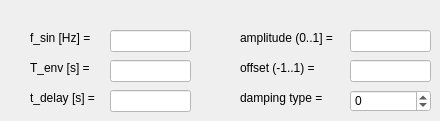
    <widget class="QWidget" name="SignalTabSinDampSin">
     <attribute name="title">
      <string>SinDampSin</string>
     </attribute>
     <widget class="QLineEdit" name="SinDampSinAmplitEdit">
      <property name="geometry">
       <rect>
        <x>350</x>
        <y>30</y>
        <width>81</width>
        <height>22</height>
       </rect>
      </property>
      <property name="styleSheet">
       <string notr="true">QLineEdit:focus{ background-color: rgb(127, 255, 127) } 
QLineEdit{ background-color: rgb(255, 255, 255) }</string>
      </property>
     </widget>
     <widget class="QLabel" name="SinDampSinAmplitLabel">
      <property name="geometry">
       <rect>
        <x>240</x>
        <y>30</y>
        <width>101</width>
        <height>16</height>
       </rect>
      </property>
      <property name="text">
       <string>amplitude (0..1] =</string>
      </property>
     </widget>
     <widget class="QLineEdit" name="SinDampSinOffsetEdit">
      <property name="geometry">
       <rect>
        <x>350</x>
        <y>60</y>
        <width>81</width>
        <height>22</height>
       </rect>
      </property>
      <property name="styleSheet">
       <string notr="true">QLineEdit:focus{ background-color: rgb(127, 255, 127) } 
QLineEdit{ background-color: rgb(255, 255, 255) }</string>
      </property>
     </widget>
     <widget class="QLabel" name="SinDampSinOffsetLabel">
      <property name="geometry">
       <rect>
        <x>240</x>
        <y>60</y>
        <width>91</width>
        <height>16</height>
       </rect>
      </property>
      <property name="text">
       <string>offset (-1..1) =</string>
      </property>
     </widget>
     <widget class="QLineEdit" name="SinDampSinTDelayEdit">
      <property name="geometry">
       <rect>
        <x>110</x>
        <y>90</y>
        <width>81</width>
        <height>22</height>
       </rect>
      </property>
      <property name="styleSheet">
       <string notr="true">QLineEdit:focus{ background-color: rgb(127, 255, 127) } 
QLineEdit{ background-color: rgb(255, 255, 255) }</string>
      </property>
     </widget>
     <widget class="QLabel" name="SinDampSinTDelayLabel">
      <property name="geometry">
       <rect>
        <x>30</x>
        <y>90</y>
        <width>71</width>
        <height>16</height>
       </rect>
      </property>
      <property name="text">
       <string>t_delay [s] =</string>
      </property>
     </widget>
     <widget class="QLabel" name="SinDampSinTEnvLabel">
      <property name="geometry">
       <rect>
        <x>30</x>
        <y>60</y>
        <width>71</width>
        <height>16</height>
       </rect>
      </property>
      <property name="text">
       <string>T_env [s] =</string>
      </property>
     </widget>
     <widget class="QLineEdit" name="SinDampSinTEnvEdit">
      <property name="geometry">
       <rect>
        <x>110</x>
        <y>60</y>
        <width>81</width>
        <height>22</height>
       </rect>
      </property>
      <property name="styleSheet">
       <string notr="true">QLineEdit:focus{ background-color: rgb(127, 255, 127) } 
QLineEdit{ background-color: rgb(255, 255, 255) }</string>
      </property>
     </widget>
     <widget class="QLineEdit" name="SinDampSinFreqSinEdit">
      <property name="geometry">
       <rect>
        <x>110</x>
        <y>30</y>
        <width>81</width>
        <height>22</height>
       </rect>
      </property>
      <property name="styleSheet">
       <string notr="true">QLineEdit:focus{ background-color: rgb(127, 255, 127) } 
QLineEdit{ background-color: rgb(255, 255, 255) }</string>
      </property>
     </widget>
     <widget class="QLabel" name="SinDampSinFreqSinLabel">
      <property name="geometry">
       <rect>
        <x>30</x>
        <y>30</y>
        <width>71</width>
        <height>16</height>
       </rect>
      </property>
      <property name="text">
       <string>f_sin [Hz] =</string>
      </property>
     </widget>
     <widget class="QSpinBox" name="SinDampSinDampingTypeSpin">
      <property name="geometry">
       <rect>
        <x>350</x>
        <y>90</y>
        <width>81</width>
        <height>22</height>
       </rect>
      </property>
      <property name="styleSheet">
       <string notr="true">QSpinBox:focus{ background-color: rgb(127, 255, 127) } 
QSpinBox{ background-color: rgb(255, 255, 255) }</string>
      </property>
      <property name="minimum">
       <number>-3</number>
      </property>
      <property name="maximum">
       <number>3</number>
      </property>
      <property name="singleStep">
       <number>1</number>
      </property>
      <property name="value">
       <number>0</number>
      </property>
     </widget>
     <widget class="QLabel" name="SinDampSinDampingTypeLabel">
      <property name="geometry">
       <rect>
        <x>240</x>
        <y>90</y>
        <width>91</width>
        <height>16</height>
       </rect>
      </property>
      <property name="text">
       <string>damping type =</string>
      </property>
     </widget>
    </widget>
